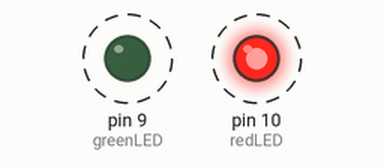
This sketch was run on a simulated Arduino Uno, built with avr-gcc and run on an emulated ATmega328P. On the bench: output pins drawn as LEDs (lit = HIGH). Dashed ring = blinking.

Above: at 0.12 s.
Timing chart, 0 to 4.6 s (numbered marks = the images above):
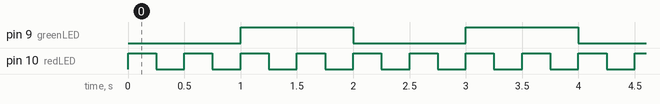

The sketch:

Interupts.ino
```cpp
/*Do's & Don'ts of Interupts:
Do's:
1. Whatever function you are calling, get in and out quick. This is not multithreading/multitasking. So do things that you could do quickly.
2. Do something simply in the interuptt.

Don'ts:
1. Don't use delays in your interuptt as it will get ignored.
2. Slow setps such as printing
3. Don't mess with serial port as it can have an effect on things related to timing.
4. Don't do serial.available == 0
*/

# include "TimerOne.h"

int LEDStatus = 0;
int greenLED = 9;
int redLED = 10;

void setup() {
  // put your setup code here, to run once:
  pinMode(greenLED, OUTPUT);
  pinMode(redLED, OUTPUT);
  Timer1.initialize(1000000); //as the argument is in microseconds
  Timer1.attachInterrupt(BlinkGreen);
}

void loop() {
  // put your main code here, to run repeatedly:
  digitalWrite(redLED, HIGH);
  delay(250);
  digitalWrite(redLED, LOW);
  delay(250);
}

void BlinkGreen(){
  if(LEDStatus == 1){
    digitalWrite(greenLED, LOW);
    LEDStatus = 0;
    return;
  } else if (LEDStatus == 0){
    digitalWrite(greenLED, HIGH);
    LEDStatus = 1;
    return;
  }
}
```

Measured:
- by itself, pin 9 (greenLED): alternates HIGH for 1.0 s and LOW for 1.0 s
- by itself, pin 10 (redLED): alternates HIGH for 0.25 s and LOW for 0.25 s
- by itself, everything shown: repeats every 2.0 s, in 8 steps
